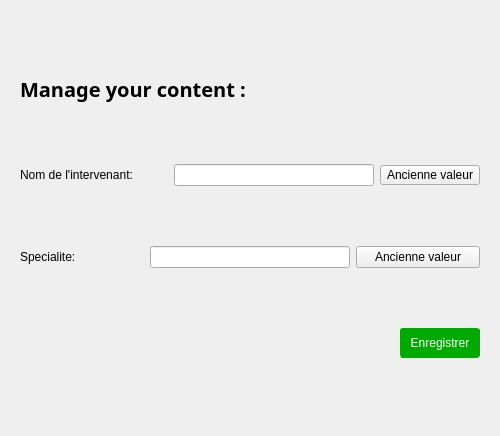
<?xml version="1.0" encoding="UTF-8"?>
<ui version="4.0">
 <class>Update</class>
 <widget class="QDialog" name="Update">
  <property name="geometry">
   <rect>
    <x>0</x>
    <y>0</y>
    <width>500</width>
    <height>436</height>
   </rect>
  </property>
  <property name="minimumSize">
   <size>
    <width>0</width>
    <height>0</height>
   </size>
  </property>
  <property name="maximumSize">
   <size>
    <width>500</width>
    <height>500</height>
   </size>
  </property>
  <property name="windowTitle">
   <string>Dialog</string>
  </property>
  <property name="layoutDirection">
   <enum>Qt::LeftToRight</enum>
  </property>
  <layout class="QVBoxLayout" name="verticalLayout_2">
   <item>
    <widget class="QStackedWidget" name="stackedWidget">
     <property name="layoutDirection">
      <enum>Qt::LeftToRight</enum>
     </property>
     <property name="currentIndex">
      <number>2</number>
     </property>
     <widget class="QWidget" name="page">
      <layout class="QVBoxLayout" name="verticalLayout">
       <item>
        <widget class="QLabel" name="label_5">
         <property name="maximumSize">
          <size>
           <width>16777215</width>
           <height>40</height>
          </size>
         </property>
         <property name="font">
          <font>
           <family>Gabriola</family>
           <pointsize>15</pointsize>
           <weight>75</weight>
           <bold>true</bold>
          </font>
         </property>
         <property name="text">
          <string>Manage your content :</string>
         </property>
        </widget>
       </item>
       <item>
        <layout class="QHBoxLayout" name="horizontalLayout">
         <item>
          <widget class="QLabel" name="label">
           <property name="text">
            <string>Titre du Projet:</string>
           </property>
          </widget>
         </item>
         <item>
          <widget class="QLineEdit" name="lineEdit_titre_Proj">
           <property name="minimumSize">
            <size>
             <width>150</width>
             <height>0</height>
            </size>
           </property>
           <property name="maximumSize">
            <size>
             <width>150</width>
             <height>16777215</height>
            </size>
           </property>
          </widget>
         </item>
         <item>
          <widget class="QPushButton" name="pushButton_Titre_Proj">
           <property name="minimumSize">
            <size>
             <width>100</width>
             <height>20</height>
            </size>
           </property>
           <property name="maximumSize">
            <size>
             <width>100</width>
             <height>20</height>
            </size>
           </property>
           <property name="text">
            <string>Ancienne valeur</string>
           </property>
          </widget>
         </item>
        </layout>
       </item>
       <item>
        <layout class="QHBoxLayout" name="horizontalLayout_2">
         <item>
          <widget class="QLabel" name="label_2">
           <property name="text">
            <string>Date du debut du Projet :</string>
           </property>
          </widget>
         </item>
         <item>
          <widget class="QDateEdit" name="dateEdit_DDP">
           <property name="minimumSize">
            <size>
             <width>150</width>
             <height>0</height>
            </size>
           </property>
           <property name="maximumSize">
            <size>
             <width>150</width>
             <height>16777215</height>
            </size>
           </property>
          </widget>
         </item>
         <item>
          <widget class="QPushButton" name="pushButton_DDP">
           <property name="minimumSize">
            <size>
             <width>100</width>
             <height>20</height>
            </size>
           </property>
           <property name="maximumSize">
            <size>
             <width>100</width>
             <height>20</height>
            </size>
           </property>
           <property name="text">
            <string>Ancienne valeur</string>
           </property>
          </widget>
         </item>
        </layout>
       </item>
       <item>
        <layout class="QHBoxLayout" name="horizontalLayout_3">
         <item>
          <widget class="QLabel" name="label_3">
           <property name="text">
            <string>Date de la fin du Projet :</string>
           </property>
          </widget>
         </item>
         <item>
          <widget class="QDateEdit" name="dateEdit_DFP">
           <property name="minimumSize">
            <size>
             <width>150</width>
             <height>0</height>
            </size>
           </property>
           <property name="maximumSize">
            <size>
             <width>150</width>
             <height>16777215</height>
            </size>
           </property>
          </widget>
         </item>
         <item>
          <widget class="QPushButton" name="pushButton_DFP">
           <property name="minimumSize">
            <size>
             <width>100</width>
             <height>20</height>
            </size>
           </property>
           <property name="maximumSize">
            <size>
             <width>100</width>
             <height>20</height>
            </size>
           </property>
           <property name="text">
            <string>Ancienne valeur</string>
           </property>
          </widget>
         </item>
        </layout>
       </item>
       <item>
        <layout class="QHBoxLayout" name="horizontalLayout_4">
         <item>
          <widget class="QLabel" name="label_4">
           <property name="text">
            <string>Tarif par Jour :</string>
           </property>
          </widget>
         </item>
         <item>
          <widget class="QSpinBox" name="lineEdit_Tarif">
           <property name="minimumSize">
            <size>
             <width>150</width>
             <height>0</height>
            </size>
           </property>
           <property name="maximumSize">
            <size>
             <width>150</width>
             <height>16777215</height>
            </size>
           </property>
          </widget>
         </item>
         <item>
          <widget class="QPushButton" name="pushButton_Tarif">
           <property name="minimumSize">
            <size>
             <width>100</width>
             <height>20</height>
            </size>
           </property>
           <property name="maximumSize">
            <size>
             <width>100</width>
             <height>20</height>
            </size>
           </property>
           <property name="text">
            <string>Ancienne valeur</string>
           </property>
          </widget>
         </item>
        </layout>
       </item>
       <item>
        <widget class="QPushButton" name="pushButton_save_Projet_Updates">
         <property name="minimumSize">
          <size>
           <width>80</width>
           <height>30</height>
          </size>
         </property>
         <property name="maximumSize">
          <size>
           <width>80</width>
           <height>30</height>
          </size>
         </property>
         <property name="font">
          <font>
           <weight>75</weight>
           <bold>true</bold>
          </font>
         </property>
         <property name="layoutDirection">
          <enum>Qt::RightToLeft</enum>
         </property>
         <property name="styleSheet">
          <string notr="true">color: rgb(255, 255, 255);
background-color: rgb(0, 170, 0);
border-color: rgb(0, 170, 0);
border-width:1px;
border-style:solid;
border-radius:3px;</string>
         </property>
         <property name="text">
          <string>Enregistrer</string>
         </property>
        </widget>
       </item>
      </layout>
     </widget>
     <widget class="QWidget" name="page_2">
      <layout class="QVBoxLayout" name="verticalLayout_3">
       <item>
        <widget class="QLabel" name="label_6">
         <property name="font">
          <font>
           <family>Gabriola</family>
           <pointsize>15</pointsize>
           <weight>75</weight>
           <bold>true</bold>
          </font>
         </property>
         <property name="text">
          <string>Manage your content :</string>
         </property>
        </widget>
       </item>
       <item>
        <layout class="QHBoxLayout" name="horizontalLayout_5">
         <item>
          <widget class="QLabel" name="label_7">
           <property name="text">
            <string>Designation</string>
           </property>
          </widget>
         </item>
         <item>
          <widget class="QLineEdit" name="lineEdit_Designation">
           <property name="minimumSize">
            <size>
             <width>150</width>
             <height>0</height>
            </size>
           </property>
           <property name="maximumSize">
            <size>
             <width>150</width>
             <height>16777215</height>
            </size>
           </property>
          </widget>
         </item>
         <item>
          <widget class="QPushButton" name="pushButton_Designation">
           <property name="minimumSize">
            <size>
             <width>100</width>
             <height>20</height>
            </size>
           </property>
           <property name="maximumSize">
            <size>
             <width>100</width>
             <height>20</height>
            </size>
           </property>
           <property name="text">
            <string>Ancienne valeur</string>
           </property>
          </widget>
         </item>
        </layout>
       </item>
       <item>
        <layout class="QHBoxLayout" name="horizontalLayout_9">
         <item>
          <widget class="QLabel" name="label_11">
           <property name="text">
            <string>Date du debut de la Tache</string>
           </property>
          </widget>
         </item>
         <item>
          <widget class="QDateEdit" name="dateEdit_DDT">
           <property name="minimumSize">
            <size>
             <width>150</width>
             <height>0</height>
            </size>
           </property>
           <property name="maximumSize">
            <size>
             <width>150</width>
             <height>16777215</height>
            </size>
           </property>
          </widget>
         </item>
         <item>
          <widget class="QPushButton" name="pushButton_DDT">
           <property name="minimumSize">
            <size>
             <width>100</width>
             <height>20</height>
            </size>
           </property>
           <property name="maximumSize">
            <size>
             <width>100</width>
             <height>20</height>
            </size>
           </property>
           <property name="text">
            <string>Ancienne valeur</string>
           </property>
          </widget>
         </item>
        </layout>
       </item>
       <item>
        <layout class="QHBoxLayout" name="horizontalLayout_6">
         <item>
          <widget class="QLabel" name="label_8">
           <property name="text">
            <string>Date de la fin de la tache</string>
           </property>
          </widget>
         </item>
         <item>
          <widget class="QDateEdit" name="dateEdit_DFT">
           <property name="minimumSize">
            <size>
             <width>150</width>
             <height>0</height>
            </size>
           </property>
           <property name="maximumSize">
            <size>
             <width>150</width>
             <height>16777215</height>
            </size>
           </property>
          </widget>
         </item>
         <item>
          <widget class="QPushButton" name="pushButton_DFT">
           <property name="minimumSize">
            <size>
             <width>100</width>
             <height>20</height>
            </size>
           </property>
           <property name="maximumSize">
            <size>
             <width>100</width>
             <height>20</height>
            </size>
           </property>
           <property name="text">
            <string>Ancienne valeur</string>
           </property>
          </widget>
         </item>
        </layout>
       </item>
       <item>
        <layout class="QHBoxLayout" name="horizontalLayout_7">
         <item>
          <widget class="QLabel" name="label_10">
           <property name="text">
            <string>Cout d'intervation</string>
           </property>
          </widget>
         </item>
         <item>
          <widget class="QSpinBox" name="lineEdit_CI">
           <property name="minimumSize">
            <size>
             <width>150</width>
             <height>0</height>
            </size>
           </property>
           <property name="maximumSize">
            <size>
             <width>150</width>
             <height>16777215</height>
            </size>
           </property>
          </widget>
         </item>
         <item>
          <widget class="QPushButton" name="pushButton_CI">
           <property name="minimumSize">
            <size>
             <width>100</width>
             <height>20</height>
            </size>
           </property>
           <property name="maximumSize">
            <size>
             <width>100</width>
             <height>20</height>
            </size>
           </property>
           <property name="text">
            <string>Ancienne valeur</string>
           </property>
          </widget>
         </item>
        </layout>
       </item>
       <item>
        <widget class="QPushButton" name="pushButton_save_Tache_Updated">
         <property name="minimumSize">
          <size>
           <width>80</width>
           <height>30</height>
          </size>
         </property>
         <property name="maximumSize">
          <size>
           <width>80</width>
           <height>30</height>
          </size>
         </property>
         <property name="font">
          <font>
           <weight>75</weight>
           <bold>true</bold>
          </font>
         </property>
         <property name="layoutDirection">
          <enum>Qt::RightToLeft</enum>
         </property>
         <property name="styleSheet">
          <string notr="true">color: rgb(255, 255, 255);
background-color: rgb(0, 170, 0);
border-color: rgb(0, 170, 0);
border-width:1px;
border-style:solid;
border-radius:3px;</string>
         </property>
         <property name="text">
          <string>Enregistrer</string>
         </property>
        </widget>
       </item>
      </layout>
     </widget>
     <widget class="QWidget" name="page_3">
      <layout class="QVBoxLayout" name="verticalLayout_4">
       <item>
        <widget class="QLabel" name="label_9">
         <property name="maximumSize">
          <size>
           <width>16777215</width>
           <height>30</height>
          </size>
         </property>
         <property name="font">
          <font>
           <family>Gabriola</family>
           <pointsize>15</pointsize>
           <weight>75</weight>
           <bold>true</bold>
          </font>
         </property>
         <property name="text">
          <string>Manage your content :</string>
         </property>
        </widget>
       </item>
       <item>
        <layout class="QHBoxLayout" name="horizontalLayout_8">
         <item>
          <widget class="QLabel" name="label_12">
           <property name="text">
            <string>Nom de l'intervenant: </string>
           </property>
          </widget>
         </item>
         <item>
          <widget class="QLineEdit" name="lineEdit_Nom_Interv">
           <property name="minimumSize">
            <size>
             <width>200</width>
             <height>0</height>
            </size>
           </property>
           <property name="maximumSize">
            <size>
             <width>200</width>
             <height>16777215</height>
            </size>
           </property>
           <property name="layoutDirection">
            <enum>Qt::RightToLeft</enum>
           </property>
          </widget>
         </item>
         <item>
          <widget class="QPushButton" name="pushButton_Nom_Interv">
           <property name="minimumSize">
            <size>
             <width>100</width>
             <height>20</height>
            </size>
           </property>
           <property name="maximumSize">
            <size>
             <width>100</width>
             <height>20</height>
            </size>
           </property>
           <property name="text">
            <string>Ancienne valeur</string>
           </property>
          </widget>
         </item>
        </layout>
       </item>
       <item>
        <layout class="QHBoxLayout" name="horizontalLayout_10">
         <item>
          <widget class="QLabel" name="label_13">
           <property name="text">
            <string>Specialite:</string>
           </property>
          </widget>
         </item>
         <item>
          <widget class="QLineEdit" name="lineEdit__Specialite">
           <property name="minimumSize">
            <size>
             <width>200</width>
             <height>0</height>
            </size>
           </property>
           <property name="maximumSize">
            <size>
             <width>200</width>
             <height>16777215</height>
            </size>
           </property>
          </widget>
         </item>
         <item>
          <widget class="QPushButton" name="pushButton_Specialite">
           <property name="text">
            <string>Ancienne valeur</string>
           </property>
          </widget>
         </item>
        </layout>
       </item>
       <item>
        <widget class="QPushButton" name="pushButton_save_Interv_Updated">
         <property name="minimumSize">
          <size>
           <width>80</width>
           <height>30</height>
          </size>
         </property>
         <property name="maximumSize">
          <size>
           <width>80</width>
           <height>30</height>
          </size>
         </property>
         <property name="layoutDirection">
          <enum>Qt::RightToLeft</enum>
         </property>
         <property name="styleSheet">
          <string notr="true">color: rgb(255, 255, 255);
background-color: rgb(0, 170, 0);
border-color: rgb(0, 170, 0);
border-width:1px;
border-style:solid;
border-radius:3px;</string>
         </property>
         <property name="text">
          <string>Enregistrer</string>
         </property>
        </widget>
       </item>
      </layout>
     </widget>
    </widget>
   </item>
  </layout>
 </widget>
 <resources/>
 <connections/>
</ui>
